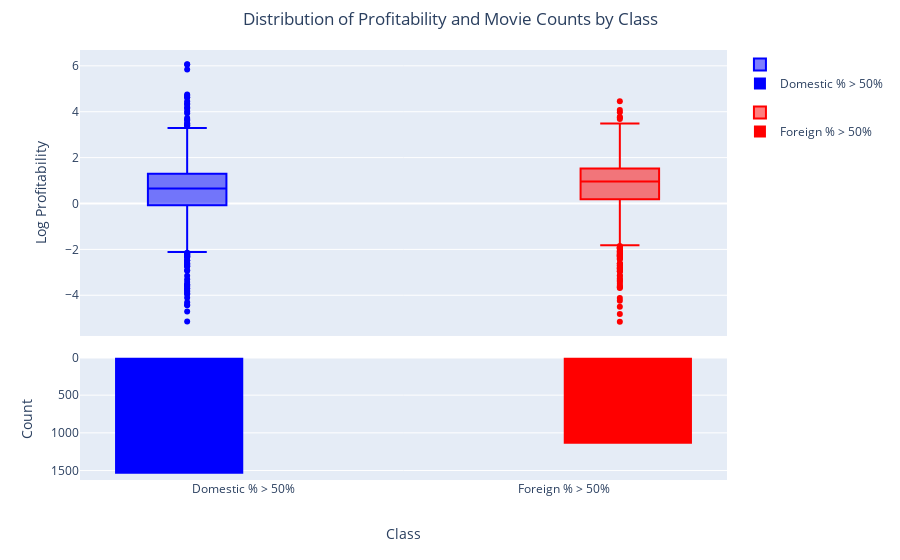

Here is the notebook cell this chart was saved with:
### Code cell
from plotly.subplots import make_subplots
import plotly.express as px

df_profitabilty['Foreign_higher'] = df.copy(deep=True)['Foreign_higher'].replace({
    0: "Domestic % > 50%",
    1: "Foreign % > 50%"
})


# Box plot grouped by Rating and Foreign_higher
fig_box = px.box(df_profitabilty,
    x='Foreign_higher', 
    y='Log Profit',  
    color='Foreign_higher', 
    title="Box Plot for Two Classes",
    labels={'value': 'Percentage', 'variable': 'Type'},
    color_discrete_map={"Domestic % > 50%": "blue", "Foreign % > 50%": "red"},  # Customize colors
)

fig_box.for_each_trace(
    lambda t: t.update(name="")
)

fig_box.update_layout(
    title={
        "text": "Distribution of Profitability by Class",
        "x": 0.5,  # Center the title
        "xanchor": "center",  # Anchor the title to the center
    },
    xaxis_title="Class",
    yaxis_title="Profitability",
    legend_title="Key",
)

# Grouped bar chart for counts of movies by Rating and Foreign_higher
fig_bar = px.histogram(
    df_profitabilty,
    x="Foreign_higher",
    color="Foreign_higher",  # Separate by Foreign_higher
    title="Count of Movies by Class",
    color_discrete_map={"Domestic % > 50%": "blue", "Foreign % > 50%": "red"},  # Optional: Customize colors
)

# Update the layout of the bar chart
fig_bar.update_layout(
    xaxis_title="Class",
    yaxis_title="Count of Movies",
    showlegend=False,  # Hide legend for the bar chart
    yaxis=dict(
        autorange="reversed",  # Flip the y-axis to make the bars go downward
    ),
)

# Create subplots: 2 rows, 1 column (vertical layout)
fig_combined = make_subplots(
    rows=2, cols=1,
    row_heights=[0.7, 0.3],  # More space for the box plot
    shared_xaxes=True,
    vertical_spacing=0.05,
    subplot_titles=["Class", ""],  # Empty title for second subplot
)

# Add all traces from the box plot to the first row
for trace in fig_box['data']:
    fig_combined.add_trace(trace, row=1, col=1)

# Add bar chart to the second row
for trace in fig_bar['data']:
    fig_combined.add_trace(trace, row=2, col=1)

# Update layout to center the title and maintain consistency in axis titles
fig_combined.update_layout(
    title={
        "text": "Distribution of Profitability and Movie Counts by Class",
        "x": 0.5,
        "xanchor": "center"
    },
    boxmode="group",  # Group the box plots side-by-side
    yaxis_title="Log Profitability",
    showlegend=True,
    xaxis=dict(
        type="category",  # Categorical x-axis
        categoryorder="array",  # Explicitly set order to control spacing
        categoryarray=["Domestic % > 50%", "Foreign % > 50%"],  # Define category sequence
    ),
    yaxis2=dict(
        title="Count",
        autorange="reversed",  # Ensure count axis is reversed for downward bars
    ),
    margin=dict(t=50, b=80),  # Adjust top and bottom margins for proper spacing
    annotations=[
        dict(
            y=-0.15,  # Position below the x-axis (outside the plot area)
            xref="paper",  # Reference paper (not data)
            yref="paper",
            showarrow=False,
            font=dict(size=14),
            align="center"
        )
    ]
)

fig_combined.show()

### Figure 1 — Plotly figure (JSON) as saved in the notebook; plotly's stock layout.template omitted (floating-point values rounded to 4 significant figures; data arrays with more than 128 entries replaced by an {"elided": "..."} marker saying what was removed)
{"data": [{"alignmentgroup": "True", "hovertemplate": "Foreign_higher=%{x}<br>Log Profit=%{y}<extra></extra>", "legendgroup": "Domestic % > 50%", "marker": {"color": "blue"}, "name": "", "notched": false, "offsetgroup": "Domestic % > 50%", "orientation": "v", "showlegend": true, "type": "box", "x": {"elided": "1544 str values"}, "x0": " ", "xaxis": "x", "y": {"elided": "1544 float values"}, "y0": " ", "yaxis": "y"}, {"alignmentgroup": "True", "hovertemplate": "Foreign_higher=%{x}<br>Log Profit=%{y}<extra></extra>", "legendgroup": "Foreign % > 50%", "marker": {"color": "red"}, "name": "", "notched": false, "offsetgroup": "Foreign % > 50%", "orientation": "v", "showlegend": true, "type": "box", "x": {"elided": "1145 str values"}, "x0": " ", "xaxis": "x", "y": {"elided": "1145 float values"}, "y0": " ", "yaxis": "y"}, {"alignmentgroup": "True", "bingroup": "x", "hovertemplate": "Foreign_higher=%{x}<br>count=%{y}<extra></extra>", "legendgroup": "Domestic % > 50%", "marker": {"color": "blue", "pattern": {"shape": ""}}, "name": "Domestic % > 50%", "offsetgroup": "Domestic % > 50%", "orientation": "v", "showlegend": true, "type": "histogram", "x": {"elided": "1544 str values"}, "xaxis": "x2", "yaxis": "y2"}, {"alignmentgroup": "True", "bingroup": "x", "hovertemplate": "Foreign_higher=%{x}<br>count=%{y}<extra></extra>", "legendgroup": "Foreign % > 50%", "marker": {"color": "red", "pattern": {"shape": ""}}, "name": "Foreign % > 50%", "offsetgroup": "Foreign % > 50%", "orientation": "v", "showlegend": true, "type": "histogram", "x": {"elided": "1145 str values"}, "xaxis": "x2", "yaxis": "y2"}], "layout": {"annotations": [{"align": "center", "font": {"size": 14}, "showarrow": false, "text": "Class", "x": 0.5, "xanchor": "center", "xref": "paper", "y": -0.15, "yanchor": "bottom", "yref": "paper"}], "boxmode": "group", "margin": {"b": 80, "t": 50}, "showlegend": true, "title": {"text": "Distribution of Profitability and Movie Counts by Class", "x": 0.5, "xanchor": "center"}, "xaxis": {"anchor": "y", "categoryarray": ["Domestic % > 50%", "Foreign % > 50%"], "categoryorder": "array", "domain": [0, 1], "matches": "x2", "showticklabels": false, "type": "category"}, "xaxis2": {"anchor": "y2", "domain": [0, 1]}, "yaxis": {"anchor": "x", "domain": [0.335, 1.0], "title": {"text": "Log Profitability"}}, "yaxis2": {"anchor": "x2", "autorange": "reversed", "domain": [0, 0.285], "title": {"text": "Count"}}}}
